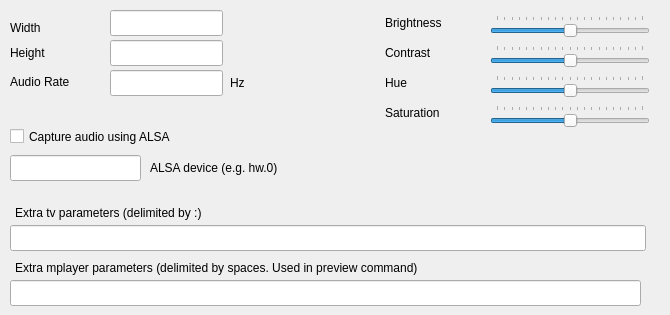
    <widget class="QWidget" name="tab_2">
     <attribute name="title">
      <string>Extra TV Parameters</string>
     </attribute>
     <widget class="QLabel" name="label_10">
      <property name="geometry">
       <rect>
        <x>15</x>
        <y>205</y>
        <width>521</width>
        <height>16</height>
       </rect>
      </property>
      <property name="text">
       <string>Extra tv parameters (delimited by :)</string>
      </property>
     </widget>
     <widget class="QLineEdit" name="extratvparms">
      <property name="geometry">
       <rect>
        <x>10</x>
        <y>225</y>
        <width>636</width>
        <height>26</height>
       </rect>
      </property>
      <property name="text">
       <string notr="true"/>
      </property>
     </widget>
     <widget class="QLineEdit" name="tvwidth">
      <property name="geometry">
       <rect>
        <x>110</x>
        <y>10</y>
        <width>113</width>
        <height>26</height>
       </rect>
      </property>
      <property name="text">
       <string notr="true"/>
      </property>
     </widget>
     <widget class="QLineEdit" name="tvheight">
      <property name="geometry">
       <rect>
        <x>110</x>
        <y>40</y>
        <width>113</width>
        <height>26</height>
       </rect>
      </property>
      <property name="text">
       <string notr="true"/>
      </property>
     </widget>
     <widget class="QLabel" name="label_13">
      <property name="geometry">
       <rect>
        <x>10</x>
        <y>45</y>
        <width>96</width>
        <height>16</height>
       </rect>
      </property>
      <property name="text">
       <string>Height</string>
      </property>
     </widget>
     <widget class="QLabel" name="label_14">
      <property name="geometry">
       <rect>
        <x>10</x>
        <y>20</y>
        <width>101</width>
        <height>16</height>
       </rect>
      </property>
      <property name="text">
       <string>Width</string>
      </property>
     </widget>
     <widget class="QLineEdit" name="audiorate">
      <property name="geometry">
       <rect>
        <x>110</x>
        <y>70</y>
        <width>113</width>
        <height>26</height>
       </rect>
      </property>
      <property name="text">
       <string notr="true"/>
      </property>
     </widget>
     <widget class="QLabel" name="label_17">
      <property name="geometry">
       <rect>
        <x>10</x>
        <y>75</y>
        <width>81</width>
        <height>46</height>
       </rect>
      </property>
      <property name="text">
       <string>Audio Rate</string>
      </property>
      <property name="alignment">
       <set>Qt::AlignLeading|Qt::AlignLeft|Qt::AlignTop</set>
      </property>
      <property name="wordWrap">
       <bool>true</bool>
      </property>
     </widget>
     <widget class="QLabel" name="label_24">
      <property name="geometry">
       <rect>
        <x>230</x>
        <y>75</y>
        <width>54</width>
        <height>16</height>
       </rect>
      </property>
      <property name="text">
       <string>Hz</string>
      </property>
     </widget>
     <widget class="QCheckBox" name="alsa_audio">
      <property name="geometry">
       <rect>
        <x>10</x>
        <y>125</y>
        <width>321</width>
        <height>23</height>
       </rect>
      </property>
      <property name="text">
       <string>Capture audio using ALSA</string>
      </property>
     </widget>
     <widget class="QLineEdit" name="adevice">
      <property name="geometry">
       <rect>
        <x>10</x>
        <y>155</y>
        <width>131</width>
        <height>26</height>
       </rect>
      </property>
      <property name="toolTip">
       <string>You may find the available devices running the command
aplay --list-devices
on the console</string>
      </property>
      <property name="text">
       <string notr="true"/>
      </property>
     </widget>
     <widget class="QLabel" name="label_25">
      <property name="geometry">
       <rect>
        <x>150</x>
        <y>160</y>
        <width>216</width>
        <height>16</height>
       </rect>
      </property>
      <property name="text">
       <string>ALSA device (e.g. hw.0)</string>
      </property>
     </widget>
     <widget class="QSlider" name="brightnessSlider">
      <property name="geometry">
       <rect>
        <x>490</x>
        <y>15</y>
        <width>160</width>
        <height>23</height>
       </rect>
      </property>
      <property name="minimum">
       <number>-100</number>
      </property>
      <property name="maximum">
       <number>100</number>
      </property>
      <property name="orientation">
       <enum>Qt::Horizontal</enum>
      </property>
      <property name="tickPosition">
       <enum>QSlider::TicksAbove</enum>
      </property>
     </widget>
     <widget class="QSlider" name="contrastSlider">
      <property name="geometry">
       <rect>
        <x>490</x>
        <y>45</y>
        <width>160</width>
        <height>23</height>
       </rect>
      </property>
      <property name="minimum">
       <number>-100</number>
      </property>
      <property name="maximum">
       <number>100</number>
      </property>
      <property name="orientation">
       <enum>Qt::Horizontal</enum>
      </property>
      <property name="tickPosition">
       <enum>QSlider::TicksAbove</enum>
      </property>
     </widget>
     <widget class="QSlider" name="hueSlider">
      <property name="geometry">
       <rect>
        <x>490</x>
        <y>75</y>
        <width>160</width>
        <height>23</height>
       </rect>
      </property>
      <property name="minimum">
       <number>-100</number>
      </property>
      <property name="maximum">
       <number>100</number>
      </property>
      <property name="orientation">
       <enum>Qt::Horizontal</enum>
      </property>
      <property name="tickPosition">
       <enum>QSlider::TicksAbove</enum>
      </property>
     </widget>
     <widget class="QSlider" name="saturationSlider">
      <property name="geometry">
       <rect>
        <x>490</x>
        <y>105</y>
        <width>160</width>
        <height>23</height>
       </rect>
      </property>
      <property name="minimum">
       <number>-100</number>
      </property>
      <property name="maximum">
       <number>100</number>
      </property>
      <property name="orientation">
       <enum>Qt::Horizontal</enum>
      </property>
      <property name="tickPosition">
       <enum>QSlider::TicksAbove</enum>
      </property>
     </widget>
     <widget class="QLabel" name="label_29">
      <property name="geometry">
       <rect>
        <x>385</x>
        <y>15</y>
        <width>86</width>
        <height>16</height>
       </rect>
      </property>
      <property name="text">
       <string>Brightness</string>
      </property>
     </widget>
     <widget class="QLabel" name="label_30">
      <property name="geometry">
       <rect>
        <x>385</x>
        <y>45</y>
        <width>101</width>
        <height>16</height>
       </rect>
      </property>
      <property name="text">
       <string>Contrast</string>
      </property>
     </widget>
     <widget class="QLabel" name="label_31">
      <property name="geometry">
       <rect>
        <x>385</x>
        <y>75</y>
        <width>101</width>
        <height>16</height>
       </rect>
      </property>
      <property name="text">
       <string>Hue</string>
      </property>
     </widget>
     <widget class="QLabel" name="label_32">
      <property name="geometry">
       <rect>
        <x>385</x>
        <y>105</y>
        <width>101</width>
        <height>16</height>
       </rect>
      </property>
      <property name="text">
       <string>Saturation</string>
      </property>
     </widget>
     <widget class="QLineEdit" name="extramplayerparms">
      <property name="geometry">
       <rect>
        <x>10</x>
        <y>280</y>
        <width>631</width>
        <height>26</height>
       </rect>
      </property>
     </widget>
     <widget class="QLabel" name="label_33">
      <property name="geometry">
       <rect>
        <x>15</x>
        <y>260</y>
        <width>646</width>
        <height>16</height>
       </rect>
      </property>
      <property name="text">
       <string>Extra mplayer parameters (delimited by spaces. Used in preview command)</string>
      </property>
     </widget>
    </widget>
